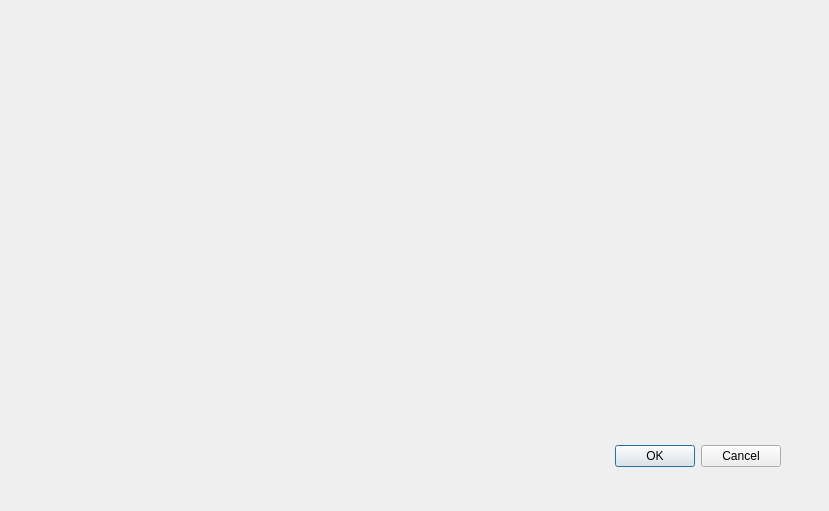
<?xml version="1.0" encoding="UTF-8"?>
<ui version="4.0">
 <class>IntegralInputDialog</class>
 <widget class="QDialog" name="IntegralInputDialog">
  <property name="geometry">
   <rect>
    <x>0</x>
    <y>0</y>
    <width>829</width>
    <height>511</height>
   </rect>
  </property>
  <property name="windowTitle">
   <string>Dialog</string>
  </property>
  <widget class="QDialogButtonBox" name="buttonBox">
   <property name="geometry">
    <rect>
     <x>440</x>
     <y>440</y>
     <width>341</width>
     <height>32</height>
    </rect>
   </property>
   <property name="orientation">
    <enum>Qt::Horizontal</enum>
   </property>
   <property name="standardButtons">
    <set>QDialogButtonBox::Cancel|QDialogButtonBox::Ok</set>
   </property>
  </widget>
 </widget>
 <resources/>
 <connections>
  <connection>
   <sender>buttonBox</sender>
   <signal>accepted()</signal>
   <receiver>IntegralInputDialog</receiver>
   <slot>accept()</slot>
   <hints>
    <hint type="sourcelabel">
     <x>248</x>
     <y>254</y>
    </hint>
    <hint type="destinationlabel">
     <x>157</x>
     <y>274</y>
    </hint>
   </hints>
  </connection>
  <connection>
   <sender>buttonBox</sender>
   <signal>rejected()</signal>
   <receiver>IntegralInputDialog</receiver>
   <slot>reject()</slot>
   <hints>
    <hint type="sourcelabel">
     <x>316</x>
     <y>260</y>
    </hint>
    <hint type="destinationlabel">
     <x>286</x>
     <y>274</y>
    </hint>
   </hints>
  </connection>
 </connections>
</ui>
